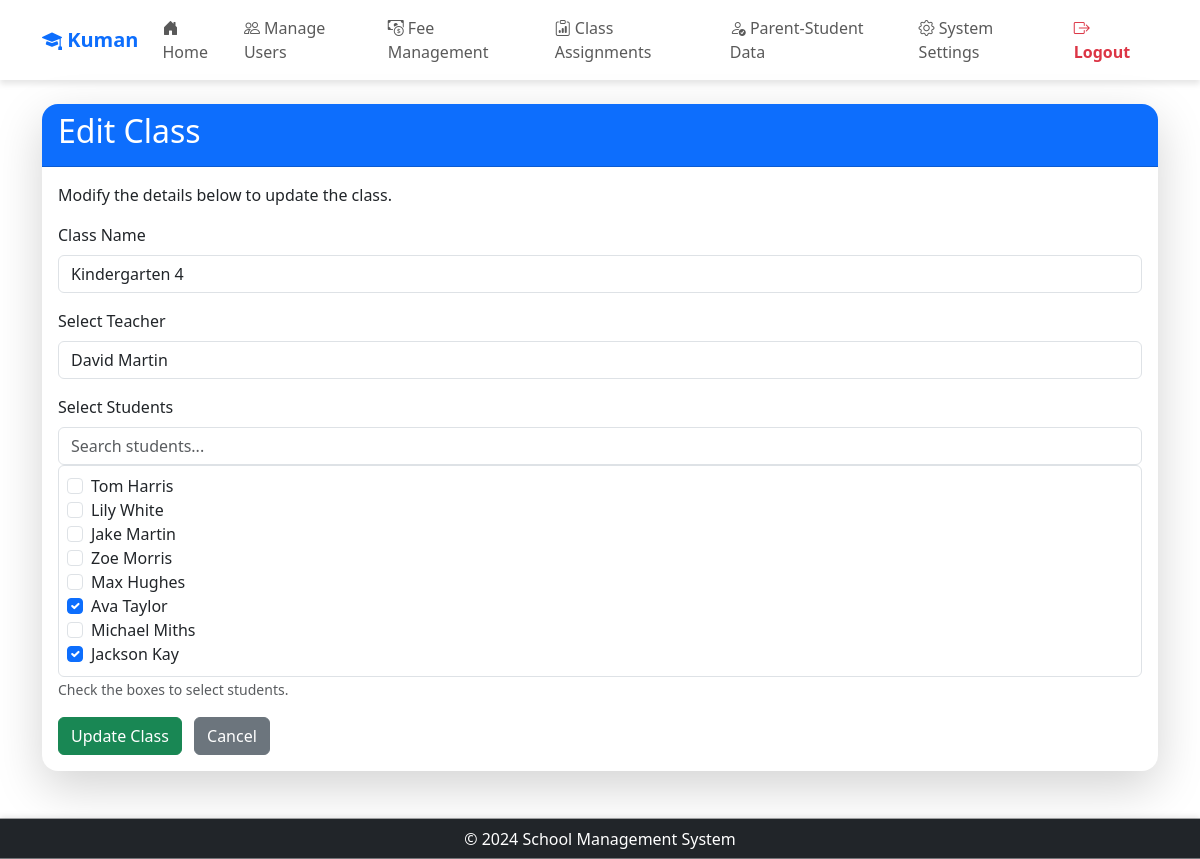
Page /admin/edit_class/class4 (signed in) on the earlier database version.
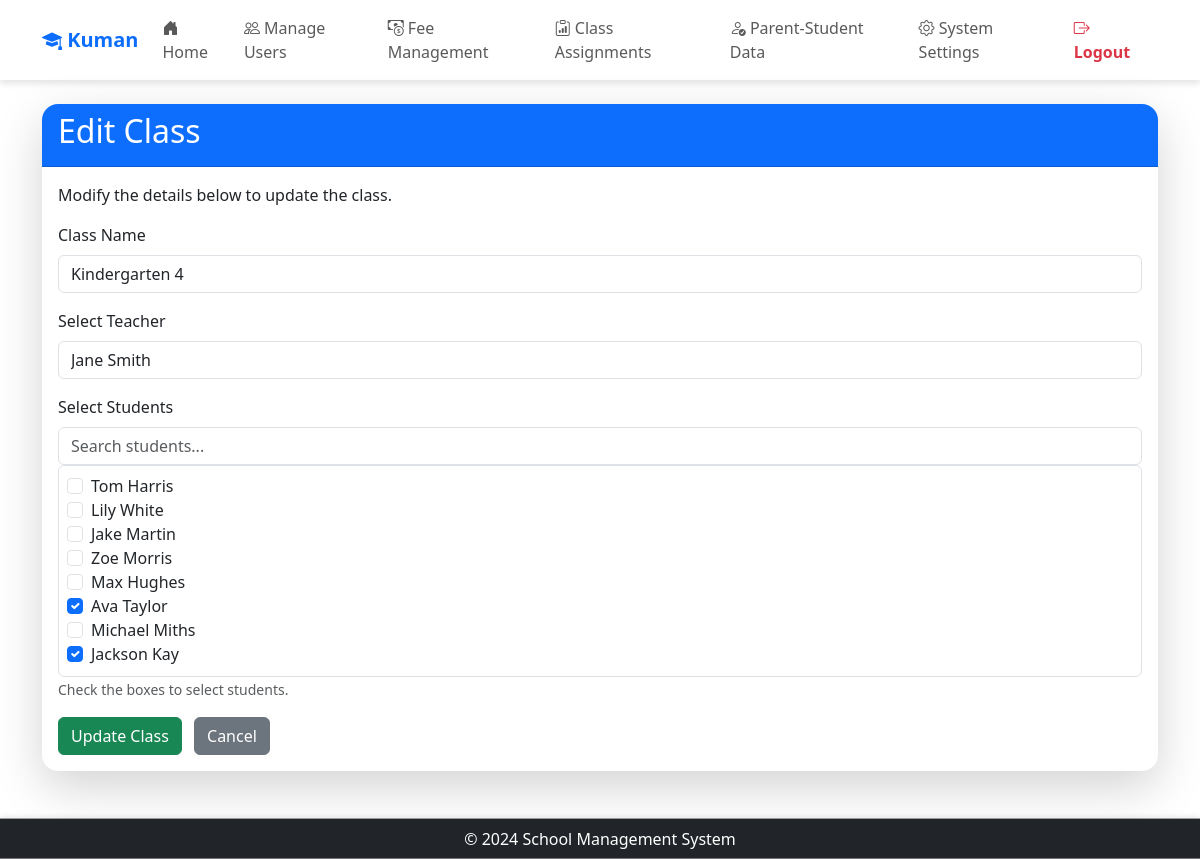
Same page on the later database version.
### app/models/models.py (models this page shows, shortened)
class ClassAssignment(db.Model):
    __tablename__ = 'ClassAssignment'
    assignment_id = db.Column('AssignmentId', db.String, primary_key=True, default=lambda: str(uuid.uuid4()))
    class_id = db.Column('ClassId', db.String, ForeignKey('Class.ClassId', ondelete='CASCADE'))
    teacher_id = db.Column('TeacherId', db.String, ForeignKey('User.Id', ondelete='SET NULL'))
    student_id = db.Column('StudentId', db.String, ForeignKey('User.Id', ondelete='SET NULL'))
    class_ = relationship('Class', back_populates='assignments')
    teacher = relationship('User', back_populates='class_assignments_teacher', foreign_keys=[teacher_id])
    student = relationship('User', back_populates='class_assignments_student', foreign_keys=[student_id])

class User(UserMixin, db.Model):
    __tablename__ = 'User'
    id = db.Column('Id', db.String, primary_key=True)
    password = db.Column('Password', db.String, nullable=True)
    role_id = db.Column('RoleId', db.String, ForeignKey('Role.RoleId', ondelete='SET NULL'))
    email = db.Column('Email', db.String, nullable=False)
    first_name = db.Column('FirstName', db.String, nullable=False)
    last_name = db.Column('LastName', db.String, nullable=False)
    date_of_birth = db.Column('DateOfBirth', db.Date, nullable=False)
    role = relationship('Role', back_populates='users')
    parent_relations = relationship('ParentStudentRelation', back_populates='parent', foreign_keys='ParentStudentRelation.parent_id')
    student_relations = relationship('ParentStudentRelation', back_populates='student', foreign_keys='ParentStudentRelation.student_id')
    student_fees = relationship('StudentFeeAssignment', back_populates='student')
    class_assignments_teacher = relationship('ClassAssignment', back_populates='teacher', foreign_keys='ClassAssignment.teacher_id')
    class_assignments_student = relationship('ClassAssignment', back_populates='student', foreign_keys='ClassAssignment.student_id')
    messages_sent = relationship('Notification', back_populates='teacher', foreign_keys='Notification.teacher_id')
    messages_received = relationship('Notification', back_populates='student', foreign_keys='Notification.student_id')

### app/routes/admin/class_assignment.py (the view, shortened to what this page needs)
@admin.route('/edit_class/<string:class_id>', methods=['GET', 'POST'])
@role_required('1')
@login_required
def edit_class_page(class_id):
    class_to_edit = Class.query.get(class_id)
    if not class_to_edit:
        flash("Class not found!", "danger")
        return redirect(url_for('admin.manage_classes'))
    teachers = User.query.filter_by(role_id='2').all()  # Assuming role_id '2' is for teachers
    students = User.query.filter_by(role_id='5').all()  # Assuming role_id '5' is for students
    assigned_teacher = ClassAssignment.query.filter(
        ClassAssignment.class_id == class_id,
        ClassAssignment.teacher_id.isnot(None)  # Ensure it's a teacher
    ).first()
    assigned_students = ClassAssignment.query.filter(
        ClassAssignment.class_id == class_id,
        ClassAssignment.student_id.isnot(None)
    ).all()
    assigned_student_ids = [assignment.student_id for assignment in assigned_students]
    return render_template('admin/edit_class.html',
                           class_data=class_to_edit,
                           teachers=teachers,
                           students=students,
                           assigned_teacher=assigned_teacher.teacher_id if assigned_teacher else None,
                           assigned_student_ids=assigned_student_ids,
                           app_name=app_name())

### app/__init__.py (called while the page is built)
@login_manager.user_loader
def load_user(user_id):
    from .models.models import User
    return User.query.get(user_id)

### app/routes/routes.py (called while the page is built)
def app_name():
    app_name = "School Management System"
    with current_app.app_context():
        setting = Settings.query.filter_by(setting_key='school_name').first()
        if setting and setting.setting_value:
            app_name = setting.setting_value
    return app_name

def role_required(*roles):
    def decorator(f):
        @wraps(f)
        def decorated_function(*args, **kwargs):
            if not current_user.is_authenticated or current_user.role_id not in roles:
                abort(403)  # Forbidden access if role does not match
            return f(*args, **kwargs)
        return decorated_function
    return decorator

### app/templates/admin/edit_class.html (shortened to what this page needs)
{% extends "share/dashboard.html" %}
{% block card_title %}Edit Class{% endblock %}
{% block card_content %}
<p>Modify the details below to update the class.</p>
<form action="{{ url_for('admin.edit_class_page', class_id=class_data.class_id) }}" method="POST">
    <div class="mb-3">
        <label for="class_name" class="form-label">Class Name</label>
        <input type="text" class="form-control" id="class_name" name="class_name" value="{{ class_data.class_name }}" required>
    </div>
    <div class="mb-3">
        <label for="teacher" class="form-label">Select Teacher</label>
        <select class="form-control" id="teacher" name="teacher_id" required>
            {% for teacher in teachers %}
            <option value="{{ teacher.id }}" {% if assigned_teacher == teacher.id %}selected{% endif %}>
                {{ teacher.first_name }} {{ teacher.last_name }}
            </option>
            {% endfor %}
        </select>
    </div>
    <div class="mb-3">
        <label for="students" class="form-label">Select Students</label>
        <input type="text" id="search-student" class="form-control" placeholder="Search students..." onkeyup="searchByStudent()">
        <div class="scrollable-container p-2 border rounded" id="student-list">
            <div class="form-check">
                {% for student in students %}
                <div class="student-item" data-name="{{ student.first_name }} {{ student.last_name }}">
                    <input class="form-check-input" type="checkbox" id="student_{{ student.id }}" name="student_ids" value="{{ student.id }}"
                        {% if student.id in assigned_student_ids %}checked{% endif %}>
                    <label class="form-check-label" for="student_{{ student.id }}">
                        {{ student.first_name }} {{ student.last_name }}
                    </label>
                </div>
                {% endfor %}
            </div>
        </div>
        <small class="form-text text-muted">Check the boxes to select students.</small>
    </div>
    <button type="submit" class="btn btn-success">Update Class</button>
    <a href="{{ url_for('admin.manage_classes') }}" class="btn btn-secondary ms-2">Cancel</a>
</form>
{% endblock %}

Differences in the rows shown:
removed ClassAssignment: teacher_id "David Martin"
added ClassAssignment: teacher_id "Jane Smith"
